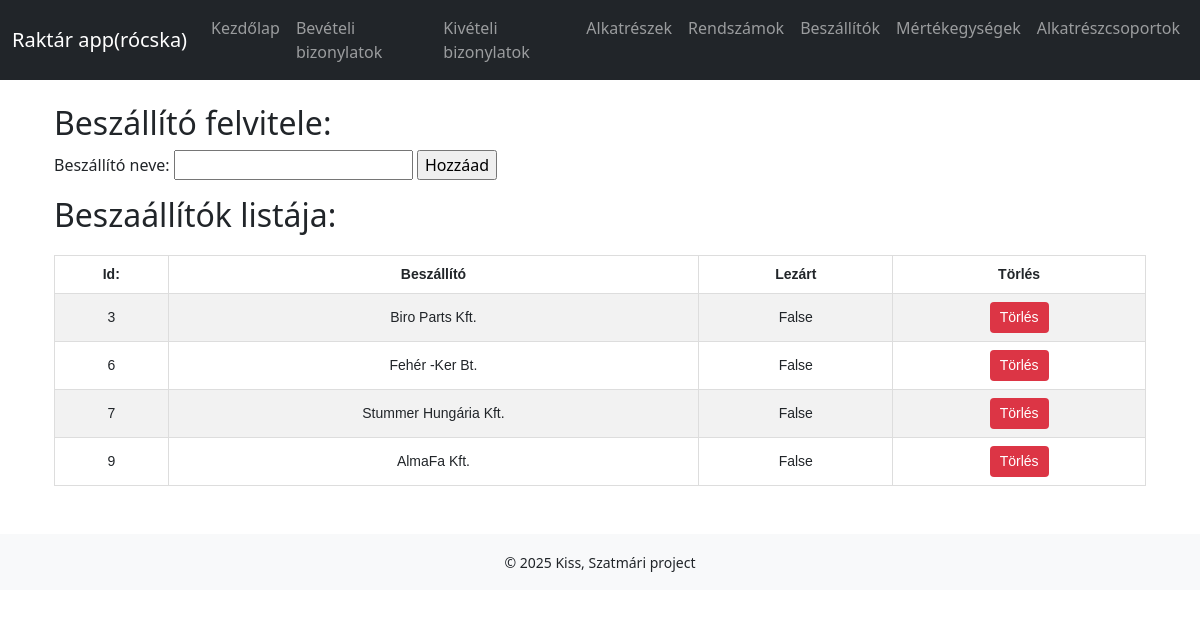
Screenshot of /beszallito/ with the database file from the repository.
### raktar/models.py (models this page shows, shortened)
class Beszallito(models.Model):
    beszallito = models.CharField(max_length=50)
    lezart = models.BooleanField(default=False)

### raktar/views.py (the view)
# urls.py: path('beszallito/', views.beszallito, name='beszallito'),
def beszallito(request):
    beszallitok =Beszallito.objects.all()
    context = {'beszallitok': beszallitok}
    return render(request,'beszallito.html', context)

### raktar/templates/beszallito.html (shortened to what this page needs)
{% extends 'base.html' %}
{% block content %}
    <div class="container">
        <section>
            <h2>Beszállító felvitele:</h2>
            <form action=" {% url 'raktar:addBeszallito' %} " method="post">
                <label>
                    <p>Beszállító neve:
                        <input type="text" name="ujBeszallito" id="ujBeszallito">
                        <input type="submit" value="Hozzáad">
                    </p>
                </label>
            </form>
        </section>
        <section>
            <h2>Beszaállítók listája:</h2>
            <table>
                <tr>
                    <th>Id:</th>
                    <th>Beszállító</th>
                    <th>Lezárt</th>
                    <th>Törlés</th>
                </tr>
                {% for i in beszallitok %}
                <tr>
                    <td>{{i.id}}</td>
                    <td>{{i.beszallito}}</td>
                    <td>{{i.lezart}}</td>
                    <td>
                        <form method="post" action="{% url 'raktar:deleteBeszallitoById' i.id %}" style="display:inline;">
                        <button type="submit" class="btn btn-danger btn-sm">Törlés</button>
                        </form>
                    </td>
                </tr>
                {% endfor %}
            </table>
        </section>
    </div>
{% endblock %}

### raktar/static/raktar/style.css (style rules this page uses)
table { width: 100%; border-collapse: collapse; margin: 20px 0; font-family: Arial, sans-serif; font-size: 14px; }
table td, table th { border: 1px solid #ddd; padding: 8px; text-align: center; }
table tr:nth-child(even) { background-color: #f2f2f2; }
.btn-danger { background-color: #dc3545; color: white; border: none; padding: 5px 10px; cursor: pointer; border-radius: 4px; text-decoration: none; }

### rows the page displays
Beszallito: id "3", beszallito "Biro Parts Kft.", lezart "False"
Beszallito: id "6", beszallito "Fehér -Ker Bt.", lezart "False"
Beszallito: id "7", beszallito "Stummer Hungária Kft.", lezart "False"
Beszallito: id "9", beszallito "AlmaFa Kft.", lezart "False"
